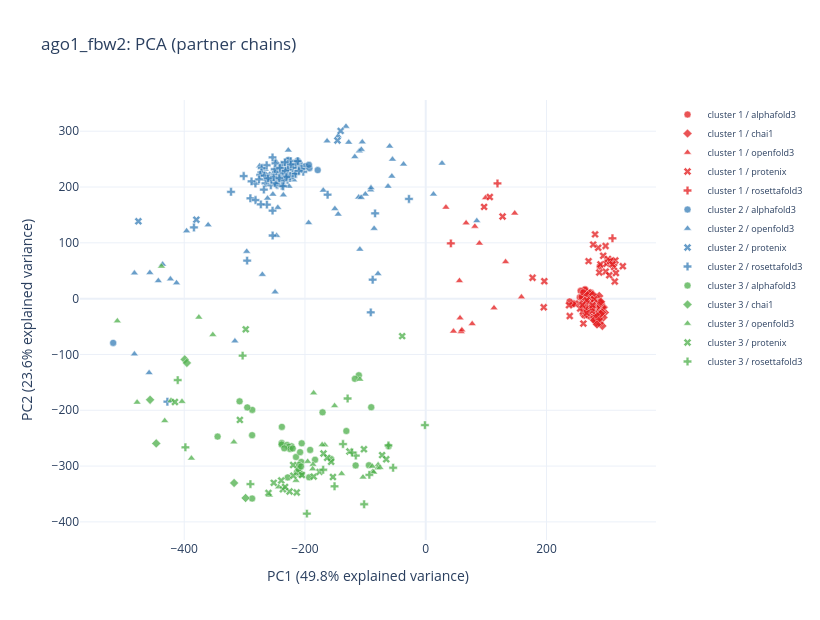

The cell this chart's notebook holds for it:
### Code cell
plot_pca(df_ago1_fbw2, complex_name="ago1_fbw2")  # pipeline's own hierarchical-RMSD clusters

### Figure 1 — Plotly figure (JSON) as saved in the notebook; plotly's stock layout.template omitted (floating-point values rounded to 4 significant figures; data arrays with more than 128 entries replaced by an {"elided": "..."} marker saying what was removed)
{"data": [{"customdata": {"elided": "49x8 mixed values"}, "hovertemplate": "backend: %{customdata[0]}<br>seed: %{customdata[1]}<br>sample_index: %{customdata[2]}<br>cluster: %{customdata[3]}<br>ptm: %{customdata[4]}<br>iptm: %{customdata[5]}<br>ranking_score: %{customdata[6]}<br>cif_path: %{customdata[7]}<extra></extra>", "marker": {"color": "rgb(228,26,28)", "line": {"color": "white", "width": 0.5}, "opacity": 0.75, "size": 7, "symbol": "circle"}, "mode": "markers", "name": "cluster 1 / alphafold3", "type": "scatter", "x": [279.5, 274.0, 274.3, 276.6, 281.4, 243.1, 264.7, 283.0, 270.0, 244.7, 266.8, 275.4, 273.8, 273.1, 269.5, 271.7, 278.8, 280.2, 284.4, 269.2, 281.9, 278.0, 276.0, 281.1, 278.6, 278.3, 271.3, 266.5, 272.7, 270.4, 263.9, 264.4, 263.8, 267.9, 259.7, 256.5, 273.9, 267.3, 255.3, 258.2, 283.2, 276.4, 279.2, 274.5, 276.0, 288.2, 260.8, 244.4, 238.3], "y": [0.6265, 7.476, -4.068, 3.106, -5.731, -9.605, -12.43, -2.571, -8.798, -8.485, -8.121, -9.123, -0.8457, -32.55, -13.2, 3.055, -15.68, -0.02481, -18.56, 7.667, -5.484, -9.488, -10.37, 1.941, 5.277, -7.502, -14.18, -2.781, -11.79, -14.01, 17.0, 8.641, 15.97, -7.379, -0.09083, 13.95, 10.8, 2.046, 2.384, 3.019, 0.1039, -22.1, 0.6655, -9.775, -3.329, 57.71, 11.32, -9.738, -5.039]}, {"customdata": {"elided": "94x8 mixed values"}, "hovertemplate": "backend: %{customdata[0]}<br>seed: %{customdata[1]}<br>sample_index: %{customdata[2]}<br>cluster: %{customdata[3]}<br>ptm: %{customdata[4]}<br>iptm: %{customdata[5]}<br>ranking_score: %{customdata[6]}<br>cif_path: %{customdata[7]}<extra></extra>", "marker": {"color": "rgb(228,26,28)", "line": {"color": "white", "width": 0.5}, "opacity": 0.75, "size": 7, "symbol": "diamond"}, "mode": "markers", "name": "cluster 1 / chai1", "type": "scatter", "x": [284.9, 282.0, 283.9, 288.7, 273.4, 286.4, 277.9, 286.9, 272.2, 270.2, 286.4, 282.4, 272.8, 282.6, 279.6, 282.9, 277.9, 288.8, 292.5, 284.8, 286.0, 284.4, 284.3, 274.1, 288.4, 283.1, 265.9, 290.2, 278.9, 289.2, 296.6, 291.1, 284.3, 287.3, 294.3, 275.6, 274.7, 280.6, 281.2, 280.6, 279.8, 278.4, 271.0, 282.8, 281.6, 281.5, 277.3, 267.7, 282.6, 284.5, 277.5, 284.8, 289.2, 280.6, 274.3, 280.9, 294.9, 285.9, 276.0, 285.2, 284.5, 272.5, 279.0, 285.6, 277.8, 293.0, 291.9, 276.6, 286.0, 283.0, 287.2, 285.6, 278.6, 287.8, 275.1, 271.9, 274.6, 287.1, 274.3, 279.9, 282.1, 269.8, 289.9, 276.3, 287.1, 274.9, 264.2, 283.7, 284.8, 275.4, 281.9, 271.8, 290.2, 282.3], "y": [-25.22, -22.21, -13.29, -12.92, -15.95, -13.52, -18.49, -33.36, 10.22, 5.846, -15.76, 2.078, -27.37, -42.77, -39.21, -25.11, -7.773, -22.37, -48.81, -1.003, -20.64, -3.381, -14.68, -8.287, -43.87, -36.91, -28.23, -8.259, -15.35, -21.14, -24.73, -15.58, -17.84, 4.819, -33.77, -14.6, -12.12, -20.81, -10.06, -3.191, -12.77, -22.56, 9.211, -8.925, -14.92, -17.74, -18.32, 6.006, -16.94, -22.36, -11.94, -27.17, -5.583, -19.26, -23.25, -37.03, -15.3, -36.17, -30.17, -29.0, -7.855, -24.49, -38.75, -17.41, -15.18, -15.63, -24.64, 6.874, -7.921, -6.04, -36.47, -23.56, -9.001, -6.594, -11.78, -11.13, -7.98, -12.78, -19.59, -5.085, -7.542, -1.312, -27.05, -16.2, -11.74, -6.677, -4.01, -46.29, -13.05, -1.576, -28.82, -14.08, -5.682, -16.23]}, {"customdata": [["openfold3", 1, null, 1, 0.6369, 0.1692, 0.2822, "ago1_fbw2/openfold_ago1_fbw2/openfold_results_seed-1/ago1_fbw2/seed_1/ago1_fbw2_seed_1_sample_4_model_fixed.cif"], ["openfold3", 11, null, 1, 0.632, 0.1752, 0.3499, "ago1_fbw2/openfold_ago1_fbw2/openfold_results_seed-11/ago1_fbw2/seed_11/ago1_fbw2_seed_11_sample_1_model_fixed.cif"], ["openfold3", 12, null, 1, 0.6338, 0.1758, 0.3567, "ago1_fbw2/openfold_ago1_fbw2/openfold_results_seed-12/ago1_fbw2/seed_12/ago1_fbw2_seed_12_sample_1_model_fixed.cif"], ["openfold3", 12, null, 1, 0.6399, 0.1834, 0.2809, "ago1_fbw2/openfold_ago1_fbw2/openfold_results_seed-12/ago1_fbw2/seed_12/ago1_fbw2_seed_12_sample_5_model_fixed.cif"], ["openfold3", 13, null, 1, 0.641, 0.1691, 0.3417, "ago1_fbw2/openfold_ago1_fbw2/openfold_results_seed-13/ago1_fbw2/seed_13/ago1_fbw2_seed_13_sample_1_model_fixed.cif"], ["openfold3", 15, null, 1, 0.6369, 0.1635, 0.2647, "ago1_fbw2/openfold_ago1_fbw2/openfold_results_seed-15/ago1_fbw2/seed_15/ago1_fbw2_seed_15_sample_3_model_fixed.cif"], ["openfold3", 16, null, 1, 0.6284, 0.1773, 0.2814, "ago1_fbw2/openfold_ago1_fbw2/openfold_results_seed-16/ago1_fbw2/seed_16/ago1_fbw2_seed_16_sample_2_model_fixed.cif"], ["openfold3", 16, null, 1, 0.635, 0.186, 0.285, "ago1_fbw2/openfold_ago1_fbw2/openfold_results_seed-16/ago1_fbw2/seed_16/ago1_fbw2_seed_16_sample_3_model_fixed.cif"], ["openfold3", 18, null, 1, 0.6314, 0.1671, 0.3397, "ago1_fbw2/openfold_ago1_fbw2/openfold_results_seed-18/ago1_fbw2/seed_18/ago1_fbw2_seed_18_sample_3_model_fixed.cif"], ["openfold3", 19, null, 1, 0.6341, 0.1673, 0.2742, "ago1_fbw2/openfold_ago1_fbw2/openfold_results_seed-19/ago1_fbw2/seed_19/ago1_fbw2_seed_19_sample_3_model_fixed.cif"], ["openfold3", 19, null, 1, 0.6348, 0.1635, 0.2724, "ago1_fbw2/openfold_ago1_fbw2/openfold_results_seed-19/ago1_fbw2/seed_19/ago1_fbw2_seed_19_sample_5_model_fixed.cif"], ["openfold3", 3, null, 1, 0.6322, 0.1528, 0.2575, "ago1_fbw2/openfold_ago1_fbw2/openfold_results_seed-3/ago1_fbw2/seed_3/ago1_fbw2_seed_3_sample_5_model_fixed.cif"], ["openfold3", 4, null, 1, 0.6337, 0.1739, 0.2871, "ago1_fbw2/openfold_ago1_fbw2/openfold_results_seed-4/ago1_fbw2/seed_4/ago1_fbw2_seed_4_sample_1_model_fixed.cif"], ["openfold3", 4, null, 1, 0.6298, 0.163, 0.2651, "ago1_fbw2/openfold_ago1_fbw2/openfold_results_seed-4/ago1_fbw2/seed_4/ago1_fbw2_seed_4_sample_2_model_fixed.cif"], ["openfold3", 7, null, 1, 0.639, 0.1718, 0.2875, "ago1_fbw2/openfold_ago1_fbw2/openfold_results_seed-7/ago1_fbw2/seed_7/ago1_fbw2_seed_7_sample_4_model_fixed.cif"], ["openfold3", 9, null, 1, 0.6322, 0.1768, 0.3432, "ago1_fbw2/openfold_ago1_fbw2/openfold_results_seed-9/ago1_fbw2/seed_9/ago1_fbw2_seed_9_sample_5_model_fixed.cif"]], "hovertemplate": "backend: %{customdata[0]}<br>seed: %{customdata[1]}<br>sample_index: %{customdata[2]}<br>cluster: %{customdata[3]}<br>ptm: %{customdata[4]}<br>iptm: %{customdata[5]}<br>ranking_score: %{customdata[6]}<br>cif_path: %{customdata[7]}<extra></extra>", "marker": {"color": "rgb(228,26,28)", "line": {"color": "white", "width": 0.5}, "opacity": 0.75, "size": 7, "symbol": "triangle-up"}, "mode": "markers", "name": "cluster 1 / openfold3", "type": "scatter", "x": [147.4, 56.81, 76.95, 45.97, 99.08, 132.3, 55.81, 33.45, 66.86, 158.5, 113.1, 81.35, 88.93, 260.0, 58.7, 59.85], "y": [153.1, -34.73, -45.1, -58.45, 180.5, 65.9, 32.01, 163.6, 135.6, 2.977, -16.63, 129.5, 99.23, -25.11, -59.47, -56.21]}, {"customdata": {"elided": "69x8 mixed values"}, "hovertemplate": "backend: %{customdata[0]}<br>seed: %{customdata[1]}<br>sample_index: %{customdata[2]}<br>cluster: %{customdata[3]}<br>ptm: %{customdata[4]}<br>iptm: %{customdata[5]}<br>ranking_score: %{customdata[6]}<br>cif_path: %{customdata[7]}<extra></extra>", "marker": {"color": "rgb(228,26,28)", "line": {"color": "white", "width": 0.5}, "opacity": 0.75, "size": 7, "symbol": "x"}, "mode": "markers", "name": "cluster 1 / protenix", "type": "scatter", "x": [195.5, 261.0, 269.8, 261.1, 267.3, 278.9, 106.1, 269.7, 176.9, 293.9, 297.8, 301.4, 289.3, 298.1, 299.4, 305.1, 314.9, 280.5, 275.6, 271.0, 269.7, 238.5, 260.9, 273.7, 263.2, 264.1, 278.0, 272.8, 196.4, 96.69, 265.7, 263.0, 260.4, 264.7, 277.4, 262.5, 267.5, 275.2, 276.6, 266.6, 313.1, 302.0, 271.7, 275.4, 261.1, 253.8, 275.3, 261.8, 269.1, 264.7, 255.7, 264.7, 287.4, 309.3, 312.0, 326.4, 313.9, 127.3, 237.4, 285.7, 305.6, 277.3, 303.9, 309.2, 266.7, 275.4, 276.4, 266.6, 259.6], "y": [-15.57, -26.03, -18.99, -17.83, -7.708, -1.17, 182.0, 67.18, 37.29, 76.72, 94.38, 65.61, 61.42, 48.45, 62.58, 67.49, 45.86, 115.1, -11.75, -23.91, -13.62, -31.24, -10.75, -13.63, -11.38, -10.79, -20.08, -7.364, 31.26, 164.4, -30.26, -28.88, -22.98, -22.18, -14.57, -12.31, -12.35, -13.82, -15.12, -9.786, 30.82, 71.13, -19.53, -20.91, -44.73, -8.745, -22.12, -8.864, -15.62, -17.93, -17.82, -4.78, 46.77, 66.91, 56.77, 58.07, 68.37, 147.0, -11.89, 91.14, 67.39, 96.82, 41.86, 61.25, -2.883, -17.52, -11.82, -25.65, -11.27]}, {"customdata": [["rosettafold3", 1, 3.0, 1, 0.6022, 0.2644, -99.67, "ago1_fbw2/rosettafold_ago1_fbw2/rosettafold_results_seed-1/ago1_fbw2/seed-1_sample-3/ago1_fbw2_seed-1_sample-3_model_fixed.cif"], ["rosettafold3", 2, 2.0, 1, 0.605, 0.2583, -99.67, "ago1_fbw2/rosettafold_ago1_fbw2/rosettafold_results_seed-2/ago1_fbw2/seed-2_sample-2/ago1_fbw2_seed-2_sample-2_model_fixed.cif"], ["rosettafold3", 2, 4.0, 1, 0.6053, 0.2534, -99.68, "ago1_fbw2/rosettafold_ago1_fbw2/rosettafold_results_seed-2/ago1_fbw2/seed-2_sample-4/ago1_fbw2_seed-2_sample-4_model_fixed.cif"]], "hovertemplate": "backend: %{customdata[0]}<br>seed: %{customdata[1]}<br>sample_index: %{customdata[2]}<br>cluster: %{customdata[3]}<br>ptm: %{customdata[4]}<br>iptm: %{customdata[5]}<br>ranking_score: %{customdata[6]}<br>cif_path: %{customdata[7]}<extra></extra>", "marker": {"color": "rgb(228,26,28)", "line": {"color": "white", "width": 0.5}, "opacity": 0.75, "size": 7, "symbol": "cross"}, "mode": "markers", "name": "cluster 1 / rosettafold3", "type": "scatter", "x": [41.63, 118.8, 309.3], "y": [98.95, 206.3, 108.1]}, {"customdata": [["alphafold3", 10, 2.0, 2, 0.61, 0.22, 0.39, "ago1_fbw2/alphafold3_ago1_fbw2/seed-10_sample-2/ago1_fbw2_seed-10_sample-2_model.cif"], ["alphafold3", 10, 4.0, 2, 0.61, 0.22, 0.39, "ago1_fbw2/alphafold3_ago1_fbw2/seed-10_sample-4/ago1_fbw2_seed-10_sample-4_model.cif"], ["alphafold3", 11, 1.0, 2, 0.6, 0.2, 0.38, "ago1_fbw2/alphafold3_ago1_fbw2/seed-11_sample-1/ago1_fbw2_seed-11_sample-1_model.cif"], ["alphafold3", 11, 3.0, 2, 0.61, 0.19, 0.37, "ago1_fbw2/alphafold3_ago1_fbw2/seed-11_sample-3/ago1_fbw2_seed-11_sample-3_model.cif"], ["alphafold3", 2, 0.0, 2, 0.62, 0.23, 0.4, "ago1_fbw2/alphafold3_ago1_fbw2/seed-2_sample-0/ago1_fbw2_seed-2_sample-0_model.cif"], ["alphafold3", 2, 1.0, 2, 0.62, 0.22, 0.39, "ago1_fbw2/alphafold3_ago1_fbw2/seed-2_sample-1/ago1_fbw2_seed-2_sample-1_model.cif"], ["alphafold3", 2, 2.0, 2, 0.62, 0.22, 0.39, "ago1_fbw2/alphafold3_ago1_fbw2/seed-2_sample-2/ago1_fbw2_seed-2_sample-2_model.cif"], ["alphafold3", 2, 3.0, 2, 0.62, 0.23, 0.41, "ago1_fbw2/alphafold3_ago1_fbw2/seed-2_sample-3/ago1_fbw2_seed-2_sample-3_model.cif"], ["alphafold3", 2, 4.0, 2, 0.62, 0.24, 0.41, "ago1_fbw2/alphafold3_ago1_fbw2/seed-2_sample-4/ago1_fbw2_seed-2_sample-4_model.cif"], ["alphafold3", 8, 0.0, 2, 0.61, 0.18, 0.37, "ago1_fbw2/alphafold3_ago1_fbw2/seed-8_sample-0/ago1_fbw2_seed-8_sample-0_model.cif"], ["alphafold3", 8, 3.0, 2, 0.61, 0.19, 0.37, "ago1_fbw2/alphafold3_ago1_fbw2/seed-8_sample-3/ago1_fbw2_seed-8_sample-3_model.cif"], ["alphafold3", 9, 4.0, 2, 0.61, 0.18, 0.36, "ago1_fbw2/alphafold3_ago1_fbw2/seed-9_sample-4/ago1_fbw2_seed-9_sample-4_model.cif"]], "hovertemplate": "backend: %{customdata[0]}<br>seed: %{customdata[1]}<br>sample_index: %{customdata[2]}<br>cluster: %{customdata[3]}<br>ptm: %{customdata[4]}<br>iptm: %{customdata[5]}<br>ranking_score: %{customdata[6]}<br>cif_path: %{customdata[7]}<extra></extra>", "marker": {"color": "rgb(55,126,184)", "line": {"color": "white", "width": 0.5}, "opacity": 0.75, "size": 7, "symbol": "circle"}, "mode": "markers", "name": "cluster 2 / alphafold3", "type": "scatter", "x": [-217.1, -213.6, -517.7, -229.2, -208.6, -199.5, -192.7, -218.0, -178.9, -212.2, -227.6, -193.5], "y": [237.8, 238.7, -79.3, 246.8, 241.8, 237.3, 233.7, 243.4, 230.3, 247.0, 248.6, 239.7]}, {"customdata": {"elided": "54x8 mixed values"}, "hovertemplate": "backend: %{customdata[0]}<br>seed: %{customdata[1]}<br>sample_index: %{customdata[2]}<br>cluster: %{customdata[3]}<br>ptm: %{customdata[4]}<br>iptm: %{customdata[5]}<br>ranking_score: %{customdata[6]}<br>cif_path: %{customdata[7]}<extra></extra>", "marker": {"color": "rgb(55,126,184)", "line": {"color": "white", "width": 0.5}, "opacity": 0.75, "size": 7, "symbol": "triangle-up"}, "mode": "markers", "name": "cluster 2 / openfold3", "type": "scatter", "x": [-218.7, -79.05, -36.74, -235.8, -265.8, -482.5, -145.0, -442.9, -145.0, 84.56, -296.5, -193.9, -100.0, -262.0, -435.8, -316.0, -111.1, -275.1, -55.09, -91.08, 12.85, -109.1, -150.5, -412.7, -110.1, -59.76, -270.6, -422.8, -482.5, -227.6, -117.4, -456.9, -226.4, -360.4, -245.0, -249.5, -163.4, -247.2, -169.7, -56.12, -458.1, -107.0, -62.41, -248.7, -253.1, 26.99, -127.6, -90.65, -105.1, -247.1, -106.6, -396.1, -132.1, -85.48], "y": [212.6, 44.74, 241.0, 185.6, 231.8, -99.31, 291.5, 31.96, 151.2, 139.5, 84.49, 135.9, 187.2, 179.9, 61.53, -76.02, 181.8, 237.8, 249.6, 194.5, 187.2, 88.34, 161.1, 28.21, 264.4, 273.1, 43.14, 35.05, 45.74, 266.0, 254.3, 46.54, 201.2, 132.1, 163.1, 11.77, 282.3, 233.4, 194.0, 219.2, -132.8, 181.3, 201.1, 246.5, 186.9, 242.5, 280.0, 198.5, 280.6, 112.9, 267.2, 121.3, 308.6, 125.7]}, {"customdata": [["protenix", 1, null, 2, 0.5995, 0.1884, 0.2707, "ago1_fbw2/protenix_ago1_fbw2/protenix_results_seed-1/ago1_fbw2/seed_1/predictions/ago1_fbw2_sample_4.cif"], ["protenix", 10, null, 2, 0.5961, 0.2914, 0.3523, "ago1_fbw2/protenix_ago1_fbw2/protenix_results_seed-10/ago1_fbw2/seed_10/predictions/ago1_fbw2_sample_4.cif"], ["protenix", 11, null, 2, 0.5954, 0.3061, 0.364, "ago1_fbw2/protenix_ago1_fbw2/protenix_results_seed-11/ago1_fbw2/seed_11/predictions/ago1_fbw2_sample_3.cif"], ["protenix", 11, null, 2, 0.5955, 0.2919, 0.3526, "ago1_fbw2/protenix_ago1_fbw2/protenix_results_seed-11/ago1_fbw2/seed_11/predictions/ago1_fbw2_sample_4.cif"], ["protenix", 15, null, 2, 0.5909, 0.2946, 0.3539, "ago1_fbw2/protenix_ago1_fbw2/protenix_results_seed-15/ago1_fbw2/seed_15/predictions/ago1_fbw2_sample_2.cif"], ["protenix", 19, null, 2, 0.5853, 0.369, 0.4123, "ago1_fbw2/protenix_ago1_fbw2/protenix_results_seed-19/ago1_fbw2/seed_19/predictions/ago1_fbw2_sample_2.cif"], ["protenix", 19, null, 2, 0.5933, 0.274, 0.3378, "ago1_fbw2/protenix_ago1_fbw2/protenix_results_seed-19/ago1_fbw2/seed_19/predictions/ago1_fbw2_sample_4.cif"]], "hovertemplate": "backend: %{customdata[0]}<br>seed: %{customdata[1]}<br>sample_index: %{customdata[2]}<br>cluster: %{customdata[3]}<br>ptm: %{customdata[4]}<br>iptm: %{customdata[5]}<br>ranking_score: %{customdata[6]}<br>cif_path: %{customdata[7]}<extra></extra>", "marker": {"color": "rgb(55,126,184)", "line": {"color": "white", "width": 0.5}, "opacity": 0.75, "size": 7, "symbol": "x"}, "mode": "markers", "name": "cluster 2 / protenix", "type": "scatter", "x": [-226.0, -238.2, -379.9, -475.9, -146.2, -141.0, -261.5], "y": [242.8, 225.0, 141.5, 138.5, 283.4, 300.5, 221.6]}, {"customdata": {"elided": "81x8 mixed values"}, "hovertemplate": "backend: %{customdata[0]}<br>seed: %{customdata[1]}<br>sample_index: %{customdata[2]}<br>cluster: %{customdata[3]}<br>ptm: %{customdata[4]}<br>iptm: %{customdata[5]}<br>ranking_score: %{customdata[6]}<br>cif_path: %{customdata[7]}<extra></extra>", "marker": {"color": "rgb(55,126,184)", "line": {"color": "white", "width": 0.5}, "opacity": 0.75, "size": 7, "symbol": "cross"}, "mode": "markers", "name": "cluster 2 / rosettafold3", "type": "scatter", "x": [-243.0, -83.87, -254.2, -238.6, -263.5, -202.8, -245.7, -222.6, -205.8, -234.5, -245.8, -322.5, -295.8, -241.3, -87.87, -253.7, -223.6, -256.6, -243.0, -233.8, -242.5, -271.6, -27.77, -265.5, -215.3, -272.2, -223.2, -221.1, -263.7, -238.4, -220.4, -237.4, -248.5, -231.8, -258.8, -290.4, -247.0, -230.2, -263.1, -253.6, -274.2, -228.9, -267.2, -235.6, -247.6, -282.1, -234.9, -91.03, -427.9, -228.6, -214.8, -235.9, -216.6, -250.2, -228.3, -249.8, -249.0, -236.1, -255.5, -276.2, -281.9, -301.5, -253.7, -225.0, -232.6, -273.1, -210.1, -212.0, -224.7, -223.6, -268.1, -229.3, -231.0, -233.3, -162.5, -241.5, -251.8, -383.9, -288.5, -261.3, -242.5], "y": [233.0, 152.8, 218.6, 239.9, 239.0, 227.3, 227.8, 219.3, 232.5, 213.4, 203.6, 191.4, 68.17, 219.5, 33.96, 157.6, 246.3, 203.1, 210.5, 226.7, 222.0, 234.0, 178.6, 206.7, 241.3, 226.2, 221.5, 225.2, 212.6, 202.2, 234.4, 223.5, 226.8, 229.7, 216.0, 179.8, 212.7, 222.0, 168.5, 113.1, 221.9, 212.9, 220.2, 218.4, 204.7, 206.2, 211.9, -24.61, -184.6, 231.9, 223.2, 225.8, 223.6, 231.8, 231.4, 207.0, 242.3, 201.4, 213.2, 213.6, 176.6, 219.7, 253.1, 216.3, 229.2, 168.9, 229.0, 246.3, 219.5, 240.5, 195.4, 219.3, 217.7, 244.2, 186.2, 234.1, 217.3, 127.5, 210.2, 215.5, 215.6]}, {"customdata": {"elided": "39x8 mixed values"}, "hovertemplate": "backend: %{customdata[0]}<br>seed: %{customdata[1]}<br>sample_index: %{customdata[2]}<br>cluster: %{customdata[3]}<br>ptm: %{customdata[4]}<br>iptm: %{customdata[5]}<br>ranking_score: %{customdata[6]}<br>cif_path: %{customdata[7]}<extra></extra>", "marker": {"color": "rgb(77,175,74)", "line": {"color": "white", "width": 0.5}, "opacity": 0.75, "size": 7, "symbol": "circle"}, "mode": "markers", "name": "cluster 3 / alphafold3", "type": "scatter", "x": [-209.7, -94.11, -61.5, -110.8, -206.1, -344.7, -238.6, -238.7, -222.3, -229.6, -226.9, -117.3, -170.9, -193.1, -116.1, -287.5, -90.27, -206.7, -287.3, -228.5, -131.5, -209.5, -224.7, -213.3, -234.3, -183.3, -220.3, -210.7, -210.1, -206.5, -214.9, -295.6, -287.5, -208.1, -191.4, -205.4, -238.3, -308.3, -156.8], "y": [-313.8, -298.5, -264.5, -137.3, -292.6, -247.2, -258.8, -261.4, -264.6, -262.2, -265.3, -143.7, -203.8, -320.1, -298.9, -358.2, -194.6, -314.8, -199.3, -320.3, -237.1, -304.5, -269.4, -311.0, -268.2, -288.7, -268.4, -305.5, -297.9, -300.6, -283.8, -194.9, -244.6, -275.0, -271.0, -259.2, -229.8, -184.1, -287.5]}, {"customdata": [["chai1", 12, 0.0, 3, 0.6941, 0.3404, 0.4111, "ago1_fbw2/chai1_ago1_fbw2/chai_output_seed-12/pred.model_idx_0.cif"], ["chai1", 13, 0.0, 3, 0.6988, 0.3521, 0.4214, "ago1_fbw2/chai1_ago1_fbw2/chai_output_seed-13/pred.model_idx_0.cif"], ["chai1", 13, 3.0, 3, 0.6969, 0.34, 0.4114, "ago1_fbw2/chai1_ago1_fbw2/chai_output_seed-13/pred.model_idx_3.cif"], ["chai1", 19, 4.0, 3, 0.6932, 0.3435, 0.4134, "ago1_fbw2/chai1_ago1_fbw2/chai_output_seed-19/pred.model_idx_4.cif"], ["chai1", 2, 0.0, 3, 0.6944, 0.3446, 0.4146, "ago1_fbw2/chai1_ago1_fbw2/chai_output_seed-2/pred.model_idx_0.cif"], ["chai1", 7, 0.0, 3, 0.6944, 0.3412, 0.4118, "ago1_fbw2/chai1_ago1_fbw2/chai_output_seed-7/pred.model_idx_0.cif"]], "hovertemplate": "backend: %{customdata[0]}<br>seed: %{customdata[1]}<br>sample_index: %{customdata[2]}<br>cluster: %{customdata[3]}<br>ptm: %{customdata[4]}<br>iptm: %{customdata[5]}<br>ranking_score: %{customdata[6]}<br>cif_path: %{customdata[7]}<extra></extra>", "marker": {"color": "rgb(77,175,74)", "line": {"color": "white", "width": 0.5}, "opacity": 0.75, "size": 7, "symbol": "diamond"}, "mode": "markers", "name": "cluster 3 / chai1", "type": "scatter", "x": [-399.2, -446.3, -317.4, -456.5, -395.6, -298.4], "y": [-108.9, -259.4, -330.3, -181.3, -115.2, -357.3]}, {"customdata": {"elided": "30x8 mixed values"}, "hovertemplate": "backend: %{customdata[0]}<br>seed: %{customdata[1]}<br>sample_index: %{customdata[2]}<br>cluster: %{customdata[3]}<br>ptm: %{customdata[4]}<br>iptm: %{customdata[5]}<br>ranking_score: %{customdata[6]}<br>cif_path: %{customdata[7]}<extra></extra>", "marker": {"color": "rgb(77,175,74)", "line": {"color": "white", "width": 0.5}, "opacity": 0.75, "size": 7, "symbol": "triangle-up"}, "mode": "markers", "name": "cluster 3 / openfold3", "type": "scatter", "x": [-375.8, -139.3, -167.1, -109.1, -171.5, -388.1, -432.3, -205.1, -78.85, -87.72, -103.9, -421.9, -79.53, -259.0, -403.7, -186.8, -150.9, -243.7, -86.12, -75.77, -88.55, -352.6, -510.8, -478.0, -187.2, -214.8, -195.6, -185.6, -437.6, -317.7], "y": [-33.35, -313.6, -262.3, -144.7, -261.8, -286.0, -218.8, -313.6, -297.8, -309.8, -319.8, -182.6, -303.6, -352.1, -184.4, -297.1, -192.1, -337.3, -310.9, -302.7, -300.3, -64.58, -39.98, -185.8, -305.1, -325.8, -291.8, -169.1, 57.81, -257.1]}, {"customdata": {"elided": "24x8 mixed values"}, "hovertemplate": "backend: %{customdata[0]}<br>seed: %{customdata[1]}<br>sample_index: %{customdata[2]}<br>cluster: %{customdata[3]}<br>ptm: %{customdata[4]}<br>iptm: %{customdata[5]}<br>ranking_score: %{customdata[6]}<br>cif_path: %{customdata[7]}<extra></extra>", "marker": {"color": "rgb(77,175,74)", "line": {"color": "white", "width": 0.5}, "opacity": 0.75, "size": 7, "symbol": "x"}, "mode": "markers", "name": "cluster 3 / protenix", "type": "scatter", "x": [-156.6, -163.3, -236.5, -307.9, -102.3, -225.4, -126.4, -298.1, -205.0, -213.6, -219.6, -185.5, -251.7, -72.25, -65.44, -219.3, -175.8, -239.3, -169.3, -38.95, -233.0, -153.7, -260.5, -415.4], "y": [-292.4, -285.3, -341.7, -217.3, -269.8, -345.6, -274.0, -55.03, -315.9, -347.3, -298.2, -318.9, -330.0, -280.4, -287.9, -317.2, -310.4, -325.8, -277.5, -67.19, -337.5, -319.7, -348.1, -185.1]}, {"customdata": [["rosettafold3", 1, 2.0, 3, 0.6024, 0.2625, -99.67, "ago1_fbw2/rosettafold_ago1_fbw2/rosettafold_results_seed-1/ago1_fbw2/seed-1_sample-2/ago1_fbw2_seed-1_sample-2_model_fixed.cif"], ["rosettafold3", 1, 4.0, 3, 0.6039, 0.2671, -99.67, "ago1_fbw2/rosettafold_ago1_fbw2/rosettafold_results_seed-1/ago1_fbw2/seed-1_sample-4/ago1_fbw2_seed-1_sample-4_model_fixed.cif"], ["rosettafold3", 10, 4.0, 3, 0.6067, 0.2694, -99.66, "ago1_fbw2/rosettafold_ago1_fbw2/rosettafold_results_seed-10/ago1_fbw2/seed-10_sample-4/ago1_fbw2_seed-10_sample-4_model_fixed.cif"], ["rosettafold3", 12, 1.0, 3, 0.6061, 0.2691, -99.66, "ago1_fbw2/rosettafold_ago1_fbw2/rosettafold_results_seed-12/ago1_fbw2/seed-12_sample-1/ago1_fbw2_seed-12_sample-1_model_fixed.cif"], ["rosettafold3", 12, 2.0, 3, 0.6106, 0.2861, -99.65, "ago1_fbw2/rosettafold_ago1_fbw2/rosettafold_results_seed-12/ago1_fbw2/seed-12_sample-2/ago1_fbw2_seed-12_sample-2_model_fixed.cif"], ["rosettafold3", 13, 0.0, 3, 0.6043, 0.2614, -99.67, "ago1_fbw2/rosettafold_ago1_fbw2/rosettafold_results_seed-13/ago1_fbw2/seed-13_sample-0/ago1_fbw2_seed-13_sample-0_model_fixed.cif"], ["rosettafold3", 13, 1.0, 3, 0.6062, 0.2652, -99.67, "ago1_fbw2/rosettafold_ago1_fbw2/rosettafold_results_seed-13/ago1_fbw2/seed-13_sample-1/ago1_fbw2_seed-13_sample-1_model_fixed.cif"], ["rosettafold3", 13, 2.0, 3, 0.602, 0.259, -99.67, "ago1_fbw2/rosettafold_ago1_fbw2/rosettafold_results_seed-13/ago1_fbw2/seed-13_sample-2/ago1_fbw2_seed-13_sample-2_model_fixed.cif"], ["rosettafold3", 15, 3.0, 3, 0.6078, 0.2662, -99.67, "ago1_fbw2/rosettafold_ago1_fbw2/rosettafold_results_seed-15/ago1_fbw2/seed-15_sample-3/ago1_fbw2_seed-15_sample-3_model_fixed.cif"], ["rosettafold3", 18, 3.0, 3, 0.6075, 0.2804, -99.65, "ago1_fbw2/rosettafold_ago1_fbw2/rosettafold_results_seed-18/ago1_fbw2/seed-18_sample-3/ago1_fbw2_seed-18_sample-3_model_fixed.cif"], ["rosettafold3", 19, 2.0, 3, 0.603, 0.2617, 0.33, "ago1_fbw2/rosettafold_ago1_fbw2/rosettafold_results_seed-19/ago1_fbw2/seed-19_sample-2/ago1_fbw2_seed-19_sample-2_model_fixed.cif"], ["rosettafold3", 2, 3.0, 3, 0.6077, 0.2662, -99.67, "ago1_fbw2/rosettafold_ago1_fbw2/rosettafold_results_seed-2/ago1_fbw2/seed-2_sample-3/ago1_fbw2_seed-2_sample-3_model_fixed.cif"], ["rosettafold3", 5, 4.0, 3, 0.6064, 0.263, -99.67, "ago1_fbw2/rosettafold_ago1_fbw2/rosettafold_results_seed-5/ago1_fbw2/seed-5_sample-4/ago1_fbw2_seed-5_sample-4_model_fixed.cif"], ["rosettafold3", 7, 3.0, 3, 0.6051, 0.2689, -99.66, "ago1_fbw2/rosettafold_ago1_fbw2/rosettafold_results_seed-7/ago1_fbw2/seed-7_sample-3/ago1_fbw2_seed-7_sample-3_model_fixed.cif"], ["rosettafold3", 8, 1.0, 3, 0.6039, 0.2617, -99.67, "ago1_fbw2/rosettafold_ago1_fbw2/rosettafold_results_seed-8/ago1_fbw2/seed-8_sample-1/ago1_fbw2_seed-8_sample-1_model_fixed.cif"], ["rosettafold3", 9, 1.0, 3, 0.6063, 0.2729, -99.66, "ago1_fbw2/rosettafold_ago1_fbw2/rosettafold_results_seed-9/ago1_fbw2/seed-9_sample-1/ago1_fbw2_seed-9_sample-1_model_fixed.cif"]], "hovertemplate": "backend: %{customdata[0]}<br>seed: %{customdata[1]}<br>sample_index: %{customdata[2]}<br>cluster: %{customdata[3]}<br>ptm: %{customdata[4]}<br>iptm: %{customdata[5]}<br>ranking_score: %{customdata[6]}<br>cif_path: %{customdata[7]}<extra></extra>", "marker": {"color": "rgb(77,175,74)", "line": {"color": "white", "width": 0.5}, "opacity": 0.75, "size": 7, "symbol": "cross"}, "mode": "markers", "name": "cluster 3 / rosettafold3", "type": "scatter", "x": [-115.8, -290.3, -121.9, -196.9, -303.3, -169.8, -410.8, -1.336, -102.0, -61.74, -53.99, -129.4, -398.0, -93.37, -151.0, -137.0], "y": [-281.1, -332.3, -275.7, -385.2, -102.1, -306.6, -146.0, -226.6, -368.4, -263.0, -303.0, -178.9, -266.4, -315.7, -336.2, -260.5]}], "layout": {"height": 620, "legend": {"font": {"size": 9}}, "title": {"text": "ago1_fbw2: PCA (partner chains)"}, "width": 820, "xaxis": {"title": {"text": "PC1 (49.8% explained variance)"}}, "yaxis": {"title": {"text": "PC2 (23.6% explained variance)"}}}}
